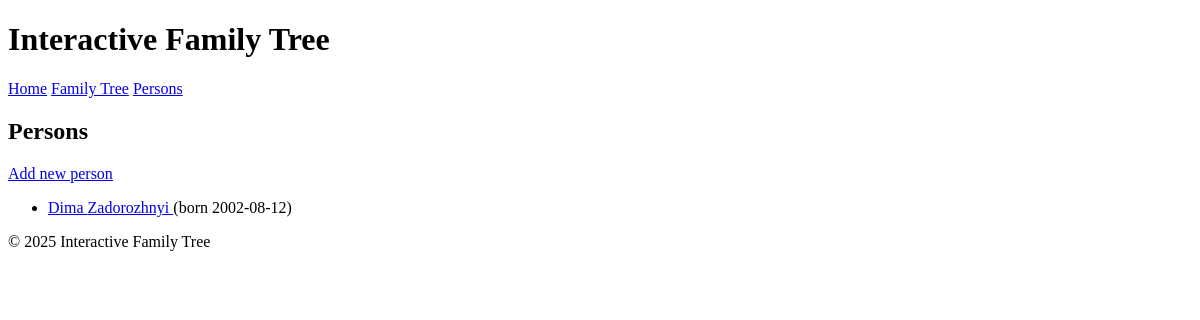
Before: /persons with the older database file.
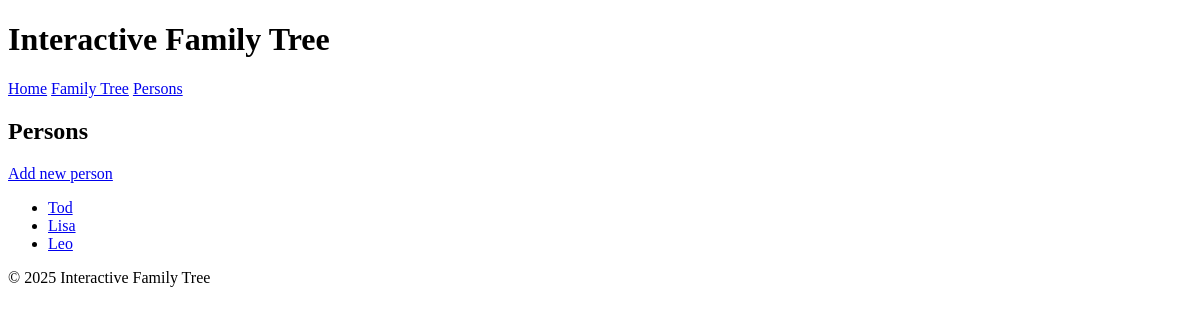
After: the same page with the newer database file.
### tables this page shows
CREATE TABLE persons (
    id INTEGER PRIMARY KEY AUTOINCREMENT,
    first_name TEXT NOT NULL,
    last_name TEXT,
    birth_date TEXT,
    death_date TEXT,
    gender TEXT,
    notes TEXT,
    created_at TEXT DEFAULT CURRENT_TIMESTAMP
);

### app.py (the view)
@app.route("/persons")
def persons():
    people = get_all_persons()
    return render_template("persons.html", people=people)

### db.py (called while the page is built)
def get_db():
    conn = sqlite3.connect(DB_PATH)
    conn.row_factory = sqlite3.Row
    return conn

def get_all_persons():
    conn = get_db()
    cur = conn.cursor()
    cur.execute("SELECT * FROM persons ORDER BY id")
    rows = cur.fetchall()
    conn.close()
    return rows

### templates/persons.html (shortened to what this page needs)
{% extends "base.html" %}
{% block content %}
<h2>Persons</h2>
<p>
    <a href="{{ url_for('add_person_route') }}">Add new person</a>
</p>
{% if people and people|length > 0 %}
    <ul>
        {% for p in people %}
            <li>
                <a href="{{ url_for('person_detail', person_id=p['id']) }}">
                    {{ p["first_name"] }} {{ p["last_name"] or "" }}
                </a>
                {% if p["birth_date"] %}
                    (born {{ p["birth_date"] }})
                {% endif %}
            </li>
        {% endfor %}
    </ul>
{% else %}
    <p>No persons yet. Database is empty.</p>
{% endif %}
{% endblock %}

Changed rows visible on the page:
added persons: first_name "Tod"
changed persons: first_name "Dima" → "Lisa"; last_name "Zadorozhnyi" → (not shown); birth_date "2002-08-12" → (not shown)
added persons: first_name "Leo"
